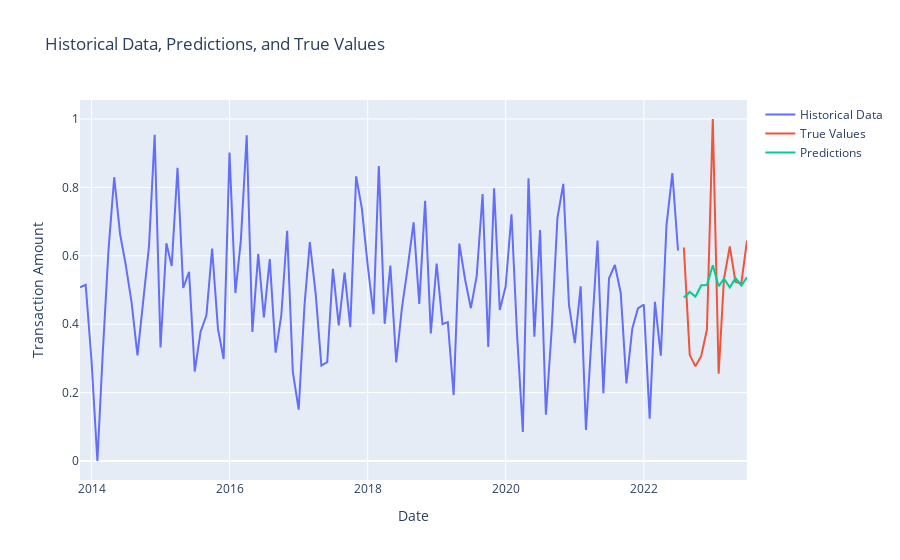

Write notebook code for a chart like this one.
### Markdown cell above
## MODELING

### Code cell
import pandas as pd
from pmdarima.arima import auto_arima
from sklearn.metrics import mean_squared_error
import numpy as np
import warnings
warnings.filterwarnings('ignore')
from sklearn.preprocessing import MinMaxScaler


# Convert TRANSACTION_YEAR_MONTH to datetime
df['TRANSACTION_YEAR_MONTH'] = pd.to_datetime(df['TRANSACTION_YEAR_MONTH'])
# Scale the data
scaler = MinMaxScaler()
df['TRANSACTION_AMOUNT_SCALED'] = scaler.fit_transform(df[['TRANSACTION_AMOUNT']])



# Split the data into training and testing sets
train_data = df[:-12]  # All data except the last 12 months
test_data = df[-12:]   # Last 12 months

# Fit auto ARIMA model
model = auto_arima(train_data['TRANSACTION_AMOUNT_SCALED'], d=0,
                   seasonal=True,trace=True,m=7,
                      error_action='ignore',  
                      suppress_warnings=True, 
                     stepwise=True,with_intercept=True,trend='t')

# Predict 12 steps ahead
predictions = model.predict(n_periods=12)
# Visualize historical data, predictions, and true values
fig = go.Figure()

# Historical data
fig.add_trace(go.Scatter(x=train_data['TRANSACTION_YEAR_MONTH'], y=train_data['TRANSACTION_AMOUNT_SCALED'],
                         mode='lines', name='Historical Data'))
# True values
fig.add_trace(go.Scatter(x=test_data['TRANSACTION_YEAR_MONTH'], y=test_data['TRANSACTION_AMOUNT_SCALED'],
                         mode='lines', name='True Values'))
# Predictions
future_dates = pd.date_range(start=test_data['TRANSACTION_YEAR_MONTH'].iloc[0], periods=12, freq='MS')
fig.add_trace(go.Scatter(x=future_dates, y=predictions,
                         mode='lines', name='Predictions'))

# Update layout
fig.update_layout(title='Historical Data, Predictions, and True Values',
                  xaxis_title='Date',
                  yaxis_title='Transaction Amount')

fig.show()



# Calculate MSE, RMSE, and MFE
mse = mean_squared_error(test_data['TRANSACTION_AMOUNT_SCALED'], predictions)
rmse = np.sqrt(mse)
mfe = np.mean(predictions - test_data['TRANSACTION_AMOUNT_SCALED'])

print("Mean Squared Error (MSE):", mse)
print("Root Mean Squared Error (RMSE):", rmse)
print("Mean Forecast Error (MFE):", mfe)

### Figure 1 — Plotly figure (JSON) as saved in the notebook; plotly's stock layout.template omitted (floating-point values rounded to 4 significant figures)
{"data": [{"mode": "lines", "name": "Historical Data", "type": "scatter", "x": ["2013-11-01T00:00:00", "2013-12-01T00:00:00", "2014-01-01T00:00:00", "2014-02-01T00:00:00", "2014-03-01T00:00:00", "2014-04-01T00:00:00", "2014-05-01T00:00:00", "2014-06-01T00:00:00", "2014-07-01T00:00:00", "2014-08-01T00:00:00", "2014-09-01T00:00:00", "2014-10-01T00:00:00", "2014-11-01T00:00:00", "2014-12-01T00:00:00", "2015-01-01T00:00:00", "2015-02-01T00:00:00", "2015-03-01T00:00:00", "2015-04-01T00:00:00", "2015-05-01T00:00:00", "2015-06-01T00:00:00", "2015-07-01T00:00:00", "2015-08-01T00:00:00", "2015-09-01T00:00:00", "2015-10-01T00:00:00", "2015-11-01T00:00:00", "2015-12-01T00:00:00", "2016-01-01T00:00:00", "2016-02-01T00:00:00", "2016-03-01T00:00:00", "2016-04-01T00:00:00", "2016-05-01T00:00:00", "2016-06-01T00:00:00", "2016-07-01T00:00:00", "2016-08-01T00:00:00", "2016-09-01T00:00:00", "2016-10-01T00:00:00", "2016-11-01T00:00:00", "2016-12-01T00:00:00", "2017-01-01T00:00:00", "2017-02-01T00:00:00", "2017-03-01T00:00:00", "2017-04-01T00:00:00", "2017-05-01T00:00:00", "2017-06-01T00:00:00", "2017-07-01T00:00:00", "2017-08-01T00:00:00", "2017-09-01T00:00:00", "2017-10-01T00:00:00", "2017-11-01T00:00:00", "2017-12-01T00:00:00", "2018-01-01T00:00:00", "2018-02-01T00:00:00", "2018-03-01T00:00:00", "2018-04-01T00:00:00", "2018-05-01T00:00:00", "2018-06-01T00:00:00", "2018-07-01T00:00:00", "2018-08-01T00:00:00", "2018-09-01T00:00:00", "2018-10-01T00:00:00", "2018-11-01T00:00:00", "2018-12-01T00:00:00", "2019-01-01T00:00:00", "2019-02-01T00:00:00", "2019-03-01T00:00:00", "2019-04-01T00:00:00", "2019-05-01T00:00:00", "2019-06-01T00:00:00", "2019-07-01T00:00:00", "2019-08-01T00:00:00", "2019-09-01T00:00:00", "2019-10-01T00:00:00", "2019-11-01T00:00:00", "2019-12-01T00:00:00", "2020-01-01T00:00:00", "2020-02-01T00:00:00", "2020-03-01T00:00:00", "2020-04-01T00:00:00", "2020-05-01T00:00:00", "2020-06-01T00:00:00", "2020-07-01T00:00:00", "2020-08-01T00:00:00", "2020-09-01T00:00:00", "2020-10-01T00:00:00", "2020-11-01T00:00:00", "2020-12-01T00:00:00", "2021-01-01T00:00:00", "2021-02-01T00:00:00", "2021-03-01T00:00:00", "2021-04-01T00:00:00", "2021-05-01T00:00:00", "2021-06-01T00:00:00", "2021-07-01T00:00:00", "2021-08-01T00:00:00", "2021-09-01T00:00:00", "2021-10-01T00:00:00", "2021-11-01T00:00:00", "2021-12-01T00:00:00", "2022-01-01T00:00:00", "2022-02-01T00:00:00", "2022-03-01T00:00:00", "2022-04-01T00:00:00", "2022-05-01T00:00:00", "2022-06-01T00:00:00", "2022-07-01T00:00:00"], "y": [0.5081, 0.5153, 0.2932, 0, 0.3111, 0.619, 0.8298, 0.6637, 0.5733, 0.463, 0.3086, 0.4608, 0.6276, 0.954, 0.3319, 0.6367, 0.5702, 0.8574, 0.5058, 0.553, 0.2618, 0.3781, 0.426, 0.6212, 0.3862, 0.2981, 0.9022, 0.491, 0.6442, 0.9524, 0.3776, 0.6061, 0.4197, 0.5904, 0.3166, 0.4256, 0.6733, 0.2602, 0.1501, 0.457, 0.6398, 0.4884, 0.2787, 0.2889, 0.5616, 0.3964, 0.551, 0.3915, 0.8322, 0.7393, 0.5732, 0.4294, 0.8627, 0.4012, 0.5712, 0.2882, 0.4464, 0.5672, 0.6979, 0.4596, 0.7611, 0.3729, 0.5774, 0.4004, 0.406, 0.1928, 0.6355, 0.5294, 0.4468, 0.5414, 0.7807, 0.3335, 0.7974, 0.4418, 0.5104, 0.7216, 0.3738, 0.08478, 0.8268, 0.3637, 0.6751, 0.1352, 0.387, 0.7108, 0.8105, 0.4567, 0.3448, 0.5107, 0.09055, 0.3749, 0.6446, 0.1981, 0.5343, 0.5731, 0.4914, 0.2269, 0.3872, 0.4462, 0.4577, 0.1238, 0.4654, 0.3081, 0.6891, 0.8416, 0.6153]}, {"mode": "lines", "name": "True Values", "type": "scatter", "x": ["2022-08-01T00:00:00", "2022-09-01T00:00:00", "2022-10-01T00:00:00", "2022-11-01T00:00:00", "2022-12-01T00:00:00", "2023-01-01T00:00:00", "2023-02-01T00:00:00", "2023-03-01T00:00:00", "2023-04-01T00:00:00", "2023-05-01T00:00:00", "2023-06-01T00:00:00", "2023-07-01T00:00:00"], "y": [0.6242, 0.3104, 0.2767, 0.3073, 0.3843, 1, 0.2555, 0.5316, 0.6274, 0.5236, 0.5198, 0.6444]}, {"mode": "lines", "name": "Predictions", "type": "scatter", "x": ["2022-08-01T00:00:00", "2022-09-01T00:00:00", "2022-10-01T00:00:00", "2022-11-01T00:00:00", "2022-12-01T00:00:00", "2023-01-01T00:00:00", "2023-02-01T00:00:00", "2023-03-01T00:00:00", "2023-04-01T00:00:00", "2023-05-01T00:00:00", "2023-06-01T00:00:00", "2023-07-01T00:00:00"], "y": [0.4778, 0.4944, 0.4806, 0.5141, 0.5146, 0.5722, 0.511, 0.5329, 0.5075, 0.5348, 0.5132, 0.5371]}], "layout": {"title": {"text": "Historical Data, Predictions, and True Values"}, "xaxis": {"title": {"text": "Date"}}, "yaxis": {"title": {"text": "Transaction Amount"}}}}
